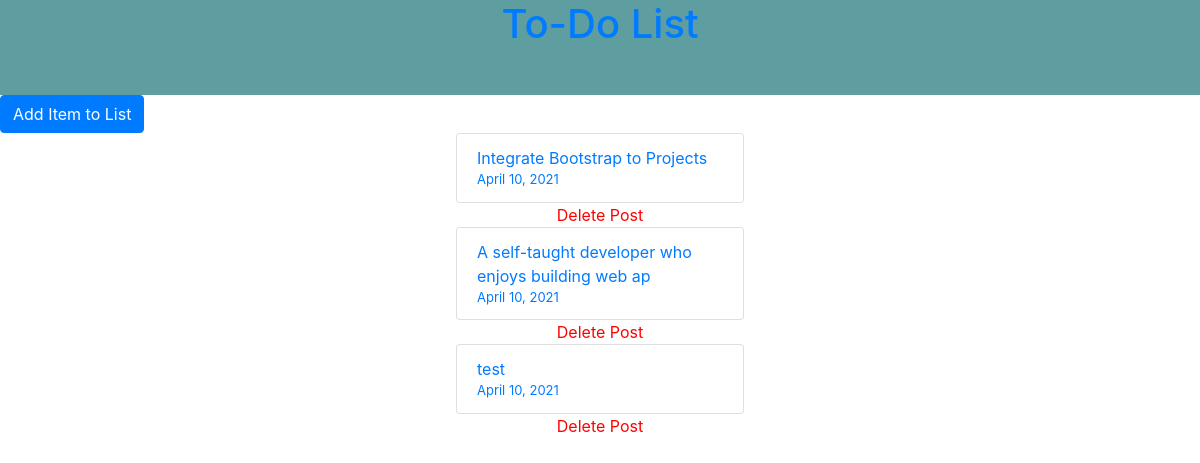
/, run on an earlier commit of the app's database.
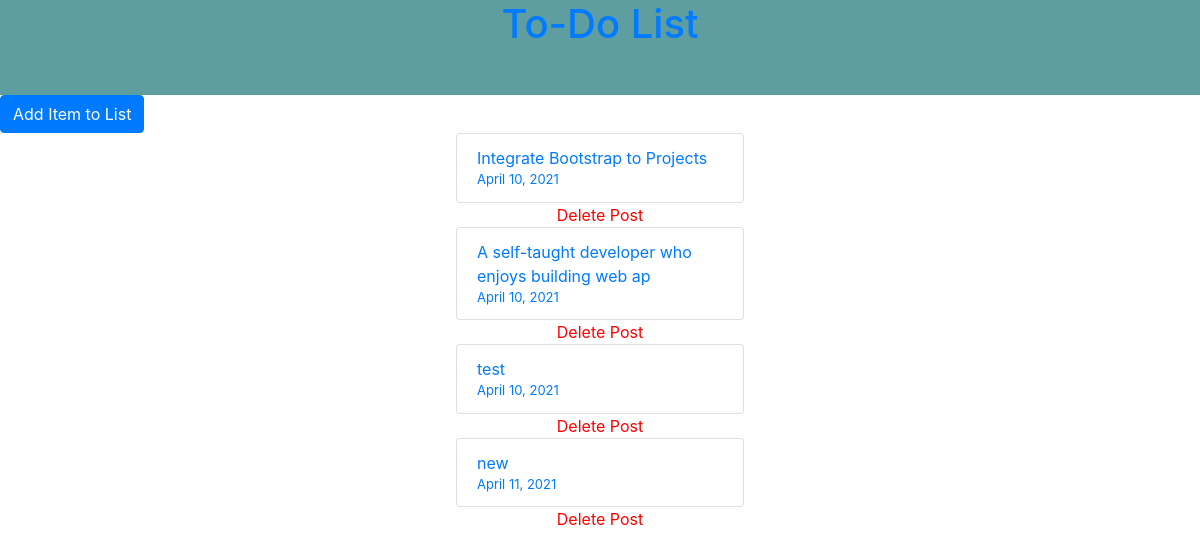
And on a later commit of the database.
### list/models.py (models this page shows, shortened)
class List(models.Model):
    title = models.CharField(max_length=250, default='')
    date_created = models.DateField(auto_now_add=True, null=True, blank=True)

### list/views.py (the view)
# urls.py: path('', HomePageView.as_view(), name='home'),
class HomePageView(ListView):
    model = List
    context_object_name = 'all_posts_list'
    template_name = 'home.html'

### templates/home.html
{% extends 'base.html' %}
{% block content %}
   <span class="navigation" xmlns="http://www.w3.org/1999/html">
     <nav>
         <a href="{% url 'post_new' %}" button type="button" class="btn btn-primary">Add Item to List</button></a>
     </nav>
   </span>
 {% for list in all_posts_list %}
    <div class="card" style="width: 18rem;">
      <ul class="list-group list-group-flush">
      <a href="{% url 'post_detail' list.pk %}" li class="list-group-item">{{ list.title }} <br><font size="2">{{list.date_created}}</font> </li></a>
      </ul>
    </div>
   <div class="delete">
         <a href="{% url 'delete' list.id %}">Delete Post</a><br>
   </div>
 {% endfor %}
 {% endblock content %}

What changed in the data, as far as the page shows it:
added List: title "new", date_created "April 11, 2021"
